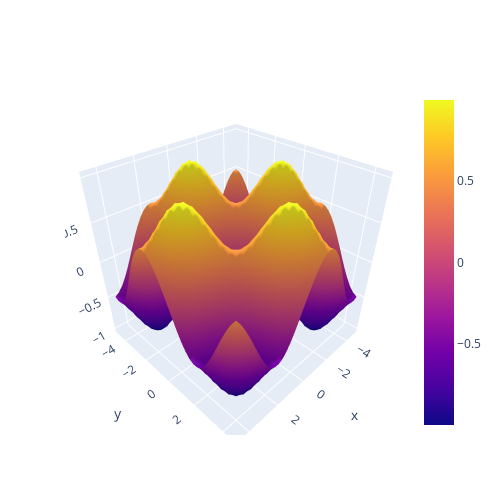

Here is the notebook cell this chart was saved with:
### Code cell
import plotly.graph_objects as go
import pandas as pd

# Read data from a csv
z_data = Z

fig = go.Figure(data=[go.Surface(z=z_data, x=X, y=Y)])

fig.update_layout(autosize=False,
                  width=500, height=500,
                  margin=dict(l=65, r=50, b=65, t=90))

fig.show()

### Figure 1 — Plotly figure (JSON) as saved in the notebook; plotly's stock layout.template omitted (floating-point values rounded to 4 significant figures; data arrays with more than 128 entries replaced by an {"elided": "..."} marker saying what was removed)
{"data": [{"type": "surface", "x": {"elided": "38x38 float values"}, "y": {"elided": "38x38 float values"}, "z": {"elided": "38x38 float values"}}], "layout": {"autosize": false, "height": 500, "margin": {"b": 65, "l": 65, "r": 50, "t": 90}, "width": 500}}
